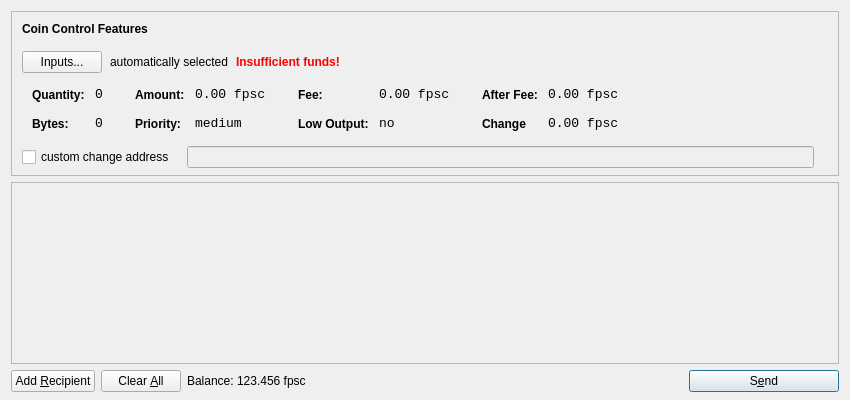
<?xml version="1.0" encoding="UTF-8"?>
<ui version="4.0">
 <class>SendCoinsDialog</class>
 <widget class="QDialog" name="SendCoinsDialog">
  <property name="geometry">
   <rect>
    <x>0</x>
    <y>0</y>
    <width>850</width>
    <height>400</height>
   </rect>
  </property>
  <property name="windowTitle">
   <string>Send Coins</string>
  </property>
  <layout class="QVBoxLayout" name="verticalLayout" stretch="0,1,0">
   <property name="bottomMargin">
    <number>8</number>
   </property>
   <item>
    <widget class="QFrame" name="frameCoinControl">
     <property name="sizePolicy">
      <sizepolicy hsizetype="Expanding" vsizetype="Expanding">
       <horstretch>0</horstretch>
       <verstretch>0</verstretch>
      </sizepolicy>
     </property>
     <property name="maximumSize">
      <size>
       <width>16777215</width>
       <height>16777215</height>
      </size>
     </property>
     <property name="frameShape">
      <enum>QFrame::StyledPanel</enum>
     </property>
     <property name="frameShadow">
      <enum>QFrame::Sunken</enum>
     </property>
     <layout class="QVBoxLayout" name="verticalLayoutCoinControl2">
      <property name="spacing">
       <number>-1</number>
      </property>
      <property name="leftMargin">
       <number>0</number>
      </property>
      <property name="topMargin">
       <number>0</number>
      </property>
      <property name="rightMargin">
       <number>0</number>
      </property>
      <property name="bottomMargin">
       <number>6</number>
      </property>
      <item>
       <layout class="QVBoxLayout" name="verticalLayoutCoinControl" stretch="0,0,0,0,1">
        <property name="spacing">
         <number>0</number>
        </property>
        <property name="leftMargin">
         <number>10</number>
        </property>
        <property name="topMargin">
         <number>10</number>
        </property>
        <item>
         <layout class="QHBoxLayout" name="horizontalLayoutCoinControl1">
          <property name="bottomMargin">
           <number>15</number>
          </property>
          <item>
           <widget class="QLabel" name="labelCoinControlFeatures">
            <property name="sizePolicy">
             <sizepolicy hsizetype="Preferred" vsizetype="Maximum">
              <horstretch>0</horstretch>
              <verstretch>0</verstretch>
             </sizepolicy>
            </property>
            <property name="font">
             <font>
              <weight>75</weight>
              <bold>true</bold>
             </font>
            </property>
            <property name="styleSheet">
             <string notr="true">font-weight:bold;</string>
            </property>
            <property name="text">
             <string>Coin Control Features</string>
            </property>
           </widget>
          </item>
         </layout>
        </item>
        <item>
         <layout class="QHBoxLayout" name="horizontalLayoutCoinControl2" stretch="0,0,0,0">
          <property name="spacing">
           <number>8</number>
          </property>
          <property name="bottomMargin">
           <number>10</number>
          </property>
          <item>
           <widget class="QPushButton" name="pushButtonCoinControl">
            <property name="styleSheet">
             <string notr="true"/>
            </property>
            <property name="text">
             <string>Inputs...</string>
            </property>
           </widget>
          </item>
          <item>
           <widget class="QLabel" name="labelCoinControlAutomaticallySelected">
            <property name="text">
             <string>automatically selected</string>
            </property>
            <property name="margin">
             <number>5</number>
            </property>
           </widget>
          </item>
          <item>
           <widget class="QLabel" name="labelCoinControlInsuffFunds">
            <property name="font">
             <font>
              <weight>75</weight>
              <bold>true</bold>
             </font>
            </property>
            <property name="styleSheet">
             <string notr="true">color:red;font-weight:bold;</string>
            </property>
            <property name="text">
             <string>Insufficient funds!</string>
            </property>
            <property name="margin">
             <number>5</number>
            </property>
           </widget>
          </item>
          <item>
           <spacer name="horizontalSpacerCoinControl">
            <property name="orientation">
             <enum>Qt::Horizontal</enum>
            </property>
            <property name="sizeHint" stdset="0">
             <size>
              <width>40</width>
              <height>1</height>
             </size>
            </property>
           </spacer>
          </item>
         </layout>
        </item>
        <item>
         <widget class="QWidget" name="widgetCoinControl" native="true">
          <property name="sizePolicy">
           <sizepolicy hsizetype="Preferred" vsizetype="Preferred">
            <horstretch>0</horstretch>
            <verstretch>0</verstretch>
           </sizepolicy>
          </property>
          <property name="minimumSize">
           <size>
            <width>0</width>
            <height>0</height>
           </size>
          </property>
          <property name="styleSheet">
           <string notr="true"/>
          </property>
          <layout class="QHBoxLayout" name="horizontalLayoutCoinControl5">
           <property name="margin">
            <number>0</number>
           </property>
           <item>
            <layout class="QHBoxLayout" name="horizontalLayoutCoinControl3" stretch="0,0,0,1">
             <property name="spacing">
              <number>20</number>
             </property>
             <property name="topMargin">
              <number>0</number>
             </property>
             <property name="bottomMargin">
              <number>10</number>
             </property>
             <item>
              <layout class="QFormLayout" name="formLayoutCoinControl1">
               <property name="horizontalSpacing">
                <number>10</number>
               </property>
               <property name="verticalSpacing">
                <number>14</number>
               </property>
               <property name="leftMargin">
                <number>10</number>
               </property>
               <property name="topMargin">
                <number>4</number>
               </property>
               <property name="rightMargin">
                <number>6</number>
               </property>
               <item row="0" column="0">
                <widget class="QLabel" name="labelCoinControlQuantityText">
                 <property name="styleSheet">
                  <string notr="true">font-weight:bold;</string>
                 </property>
                 <property name="text">
                  <string>Quantity:</string>
                 </property>
                 <property name="margin">
                  <number>0</number>
                 </property>
                </widget>
               </item>
               <item row="0" column="1">
                <widget class="QLabel" name="labelCoinControlQuantity">
                 <property name="font">
                  <font>
                   <family>Monospace</family>
                   <pointsize>10</pointsize>
                  </font>
                 </property>
                 <property name="cursor">
                  <cursorShape>IBeamCursor</cursorShape>
                 </property>
                 <property name="contextMenuPolicy">
                  <enum>Qt::ActionsContextMenu</enum>
                 </property>
                 <property name="text">
                  <string>0</string>
                 </property>
                 <property name="margin">
                  <number>0</number>
                 </property>
                 <property name="textInteractionFlags">
                  <set>Qt::LinksAccessibleByMouse|Qt::TextSelectableByKeyboard|Qt::TextSelectableByMouse</set>
                 </property>
                </widget>
               </item>
               <item row="1" column="0">
                <widget class="QLabel" name="labelCoinControlBytesText">
                 <property name="styleSheet">
                  <string notr="true">font-weight:bold;</string>
                 </property>
                 <property name="text">
                  <string>Bytes:</string>
                 </property>
                </widget>
               </item>
               <item row="1" column="1">
                <widget class="QLabel" name="labelCoinControlBytes">
                 <property name="font">
                  <font>
                   <family>Monospace</family>
                   <pointsize>10</pointsize>
                  </font>
                 </property>
                 <property name="cursor">
                  <cursorShape>IBeamCursor</cursorShape>
                 </property>
                 <property name="contextMenuPolicy">
                  <enum>Qt::ActionsContextMenu</enum>
                 </property>
                 <property name="text">
                  <string>0</string>
                 </property>
                 <property name="textInteractionFlags">
                  <set>Qt::LinksAccessibleByMouse|Qt::TextSelectableByKeyboard|Qt::TextSelectableByMouse</set>
                 </property>
                </widget>
               </item>
              </layout>
             </item>
             <item>
              <layout class="QFormLayout" name="formLayoutCoinControl2">
               <property name="horizontalSpacing">
                <number>10</number>
               </property>
               <property name="verticalSpacing">
                <number>14</number>
               </property>
               <property name="leftMargin">
                <number>6</number>
               </property>
               <property name="topMargin">
                <number>4</number>
               </property>
               <property name="rightMargin">
                <number>6</number>
               </property>
               <item row="0" column="0">
                <widget class="QLabel" name="labelCoinControlAmountText">
                 <property name="styleSheet">
                  <string notr="true">font-weight:bold;</string>
                 </property>
                 <property name="text">
                  <string>Amount:</string>
                 </property>
                 <property name="margin">
                  <number>0</number>
                 </property>
                </widget>
               </item>
               <item row="0" column="1">
                <widget class="QLabel" name="labelCoinControlAmount">
                 <property name="font">
                  <font>
                   <family>Monospace</family>
                   <pointsize>10</pointsize>
                  </font>
                 </property>
                 <property name="cursor">
                  <cursorShape>IBeamCursor</cursorShape>
                 </property>
                 <property name="contextMenuPolicy">
                  <enum>Qt::ActionsContextMenu</enum>
                 </property>
                 <property name="text">
                  <string notr="true">0.00 fpsc</string>
                 </property>
                 <property name="textInteractionFlags">
                  <set>Qt::LinksAccessibleByMouse|Qt::TextSelectableByKeyboard|Qt::TextSelectableByMouse</set>
                 </property>
                </widget>
               </item>
               <item row="1" column="0">
                <widget class="QLabel" name="labelCoinControlPriorityText">
                 <property name="styleSheet">
                  <string notr="true">font-weight:bold;</string>
                 </property>
                 <property name="text">
                  <string>Priority:</string>
                 </property>
                </widget>
               </item>
               <item row="1" column="1">
                <widget class="QLabel" name="labelCoinControlPriority">
                 <property name="font">
                  <font>
                   <family>Monospace</family>
                   <pointsize>10</pointsize>
                  </font>
                 </property>
                 <property name="cursor">
                  <cursorShape>IBeamCursor</cursorShape>
                 </property>
                 <property name="contextMenuPolicy">
                  <enum>Qt::ActionsContextMenu</enum>
                 </property>
                 <property name="text">
                  <string>medium</string>
                 </property>
                 <property name="textInteractionFlags">
                  <set>Qt::LinksAccessibleByMouse|Qt::TextSelectableByKeyboard|Qt::TextSelectableByMouse</set>
                 </property>
                </widget>
               </item>
              </layout>
             </item>
             <item>
              <layout class="QFormLayout" name="formLayoutCoinControl3">
               <property name="horizontalSpacing">
                <number>10</number>
               </property>
               <property name="verticalSpacing">
                <number>14</number>
               </property>
               <property name="leftMargin">
                <number>6</number>
               </property>
               <property name="topMargin">
                <number>4</number>
               </property>
               <property name="rightMargin">
                <number>6</number>
               </property>
               <item row="0" column="0">
                <widget class="QLabel" name="labelCoinControlFeeText">
                 <property name="styleSheet">
                  <string notr="true">font-weight:bold;</string>
                 </property>
                 <property name="text">
                  <string>Fee:</string>
                 </property>
                 <property name="margin">
                  <number>0</number>
                 </property>
                </widget>
               </item>
               <item row="0" column="1">
                <widget class="QLabel" name="labelCoinControlFee">
                 <property name="font">
                  <font>
                   <family>Monospace</family>
                   <pointsize>10</pointsize>
                  </font>
                 </property>
                 <property name="cursor">
                  <cursorShape>IBeamCursor</cursorShape>
                 </property>
                 <property name="contextMenuPolicy">
                  <enum>Qt::ActionsContextMenu</enum>
                 </property>
                 <property name="text">
                  <string notr="true">0.00 fpsc</string>
                 </property>
                 <property name="textInteractionFlags">
                  <set>Qt::LinksAccessibleByMouse|Qt::TextSelectableByKeyboard|Qt::TextSelectableByMouse</set>
                 </property>
                </widget>
               </item>
               <item row="1" column="0">
                <widget class="QLabel" name="labelCoinControlLowOutputText">
                 <property name="styleSheet">
                  <string notr="true">font-weight:bold;</string>
                 </property>
                 <property name="text">
                  <string>Low Output:</string>
                 </property>
                </widget>
               </item>
               <item row="1" column="1">
                <widget class="QLabel" name="labelCoinControlLowOutput">
                 <property name="font">
                  <font>
                   <family>Monospace</family>
                   <pointsize>10</pointsize>
                  </font>
                 </property>
                 <property name="cursor">
                  <cursorShape>IBeamCursor</cursorShape>
                 </property>
                 <property name="contextMenuPolicy">
                  <enum>Qt::ActionsContextMenu</enum>
                 </property>
                 <property name="text">
                  <string>no</string>
                 </property>
                 <property name="textInteractionFlags">
                  <set>Qt::LinksAccessibleByMouse|Qt::TextSelectableByKeyboard|Qt::TextSelectableByMouse</set>
                 </property>
                </widget>
               </item>
              </layout>
             </item>
             <item>
              <layout class="QFormLayout" name="formLayoutCoinControl4">
               <property name="horizontalSpacing">
                <number>10</number>
               </property>
               <property name="verticalSpacing">
                <number>14</number>
               </property>
               <property name="leftMargin">
                <number>6</number>
               </property>
               <property name="topMargin">
                <number>4</number>
               </property>
               <property name="rightMargin">
                <number>6</number>
               </property>
               <item row="0" column="0">
                <widget class="QLabel" name="labelCoinControlAfterFeeText">
                 <property name="styleSheet">
                  <string notr="true">font-weight:bold;</string>
                 </property>
                 <property name="text">
                  <string>After Fee:</string>
                 </property>
                 <property name="margin">
                  <number>0</number>
                 </property>
                </widget>
               </item>
               <item row="0" column="1">
                <widget class="QLabel" name="labelCoinControlAfterFee">
                 <property name="font">
                  <font>
                   <family>Monospace</family>
                   <pointsize>10</pointsize>
                  </font>
                 </property>
                 <property name="cursor">
                  <cursorShape>IBeamCursor</cursorShape>
                 </property>
                 <property name="contextMenuPolicy">
                  <enum>Qt::ActionsContextMenu</enum>
                 </property>
                 <property name="text">
                  <string notr="true">0.00 fpsc</string>
                 </property>
                 <property name="textInteractionFlags">
                  <set>Qt::LinksAccessibleByMouse|Qt::TextSelectableByKeyboard|Qt::TextSelectableByMouse</set>
                 </property>
                </widget>
               </item>
               <item row="1" column="0">
                <widget class="QLabel" name="labelCoinControlChangeText">
                 <property name="styleSheet">
                  <string notr="true">font-weight:bold;</string>
                 </property>
                 <property name="text">
                  <string>Change</string>
                 </property>
                </widget>
               </item>
               <item row="1" column="1">
                <widget class="QLabel" name="labelCoinControlChange">
                 <property name="font">
                  <font>
                   <family>Monospace</family>
                   <pointsize>10</pointsize>
                  </font>
                 </property>
                 <property name="cursor">
                  <cursorShape>IBeamCursor</cursorShape>
                 </property>
                 <property name="contextMenuPolicy">
                  <enum>Qt::ActionsContextMenu</enum>
                 </property>
                 <property name="text">
                  <string notr="true">0.00 fpsc</string>
                 </property>
                 <property name="textInteractionFlags">
                  <set>Qt::LinksAccessibleByMouse|Qt::TextSelectableByKeyboard|Qt::TextSelectableByMouse</set>
                 </property>
                </widget>
               </item>
              </layout>
             </item>
            </layout>
           </item>
          </layout>
         </widget>
        </item>
        <item>
         <layout class="QHBoxLayout" name="horizontalLayoutCoinControl4" stretch="0,0,0">
          <property name="spacing">
           <number>12</number>
          </property>
          <property name="sizeConstraint">
           <enum>QLayout::SetDefaultConstraint</enum>
          </property>
          <property name="topMargin">
           <number>5</number>
          </property>
          <property name="rightMargin">
           <number>5</number>
          </property>
          <item>
           <widget class="QCheckBox" name="checkBoxCoinControlChange">
            <property name="text">
             <string>custom change address</string>
            </property>
           </widget>
          </item>
          <item>
           <widget class="QLineEdit" name="lineEditCoinControlChange">
            <property name="enabled">
             <bool>false</bool>
            </property>
            <property name="sizePolicy">
             <sizepolicy hsizetype="Expanding" vsizetype="Fixed">
              <horstretch>0</horstretch>
              <verstretch>0</verstretch>
             </sizepolicy>
            </property>
           </widget>
          </item>
          <item>
           <widget class="QLabel" name="labelCoinControlChangeLabel">
            <property name="sizePolicy">
             <sizepolicy hsizetype="Preferred" vsizetype="Expanding">
              <horstretch>0</horstretch>
              <verstretch>0</verstretch>
             </sizepolicy>
            </property>
            <property name="minimumSize">
             <size>
              <width>0</width>
              <height>0</height>
             </size>
            </property>
            <property name="text">
             <string/>
            </property>
            <property name="margin">
             <number>3</number>
            </property>
           </widget>
          </item>
         </layout>
        </item>
        <item>
         <spacer name="verticalSpacerCoinControl">
          <property name="orientation">
           <enum>Qt::Vertical</enum>
          </property>
          <property name="sizeHint" stdset="0">
           <size>
            <width>800</width>
            <height>1</height>
           </size>
          </property>
         </spacer>
        </item>
       </layout>
      </item>
     </layout>
    </widget>
   </item>
   <item>
    <widget class="QScrollArea" name="scrollArea">
     <property name="widgetResizable">
      <bool>true</bool>
     </property>
     <widget class="QWidget" name="scrollAreaWidgetContents">
      <property name="geometry">
       <rect>
        <x>0</x>
        <y>0</y>
        <width>830</width>
        <height>165</height>
       </rect>
      </property>
      <layout class="QVBoxLayout" name="verticalLayout_2">
       <property name="margin">
        <number>0</number>
       </property>
       <item>
        <layout class="QVBoxLayout" name="entries">
         <property name="spacing">
          <number>6</number>
         </property>
        </layout>
       </item>
       <item>
        <spacer name="verticalSpacer">
         <property name="orientation">
          <enum>Qt::Vertical</enum>
         </property>
         <property name="sizeHint" stdset="0">
          <size>
           <width>20</width>
           <height>40</height>
          </size>
         </property>
        </spacer>
       </item>
      </layout>
     </widget>
    </widget>
   </item>
   <item>
    <layout class="QHBoxLayout" name="horizontalLayout">
     <item>
      <widget class="QPushButton" name="addButton">
       <property name="toolTip">
        <string>Send to multiple recipients at once</string>
       </property>
       <property name="text">
        <string>Add &amp;Recipient</string>
       </property>
       <property name="autoDefault">
        <bool>false</bool>
       </property>
      </widget>
     </item>
     <item>
      <widget class="QPushButton" name="clearButton">
       <property name="sizePolicy">
        <sizepolicy hsizetype="Minimum" vsizetype="Fixed">
         <horstretch>0</horstretch>
         <verstretch>0</verstretch>
        </sizepolicy>
       </property>
       <property name="toolTip">
        <string>Remove all transaction fields</string>
       </property>
       <property name="text">
        <string>Clear &amp;All</string>
       </property>
       <property name="autoRepeatDelay">
        <number>300</number>
       </property>
       <property name="autoDefault">
        <bool>false</bool>
       </property>
      </widget>
     </item>
     <item>
      <layout class="QHBoxLayout" name="horizontalLayout_2">
       <property name="spacing">
        <number>3</number>
       </property>
       <item>
        <widget class="QLabel" name="label">
         <property name="sizePolicy">
          <sizepolicy hsizetype="Preferred" vsizetype="Fixed">
           <horstretch>0</horstretch>
           <verstretch>0</verstretch>
          </sizepolicy>
         </property>
         <property name="text">
          <string>Balance:</string>
         </property>
        </widget>
       </item>
       <item>
        <widget class="QLabel" name="labelBalance">
         <property name="sizePolicy">
          <sizepolicy hsizetype="Preferred" vsizetype="Fixed">
           <horstretch>0</horstretch>
           <verstretch>0</verstretch>
          </sizepolicy>
         </property>
         <property name="cursor">
          <cursorShape>IBeamCursor</cursorShape>
         </property>
         <property name="text">
          <string notr="true">123.456 fpsc</string>
         </property>
         <property name="textInteractionFlags">
          <set>Qt::LinksAccessibleByMouse|Qt::TextSelectableByKeyboard|Qt::TextSelectableByMouse</set>
         </property>
        </widget>
       </item>
      </layout>
     </item>
     <item>
      <spacer name="horizontalSpacer">
       <property name="orientation">
        <enum>Qt::Horizontal</enum>
       </property>
       <property name="sizeHint" stdset="0">
        <size>
         <width>40</width>
         <height>20</height>
        </size>
       </property>
      </spacer>
     </item>
     <item>
      <widget class="QPushButton" name="sendButton">
       <property name="minimumSize">
        <size>
         <width>150</width>
         <height>0</height>
        </size>
       </property>
       <property name="toolTip">
        <string>Confirm the send action</string>
       </property>
       <property name="text">
        <string>S&amp;end</string>
       </property>
       <property name="icon">
        <iconset resource="../bitcoin.qrc">
         <normaloff>:/icons/send</normaloff>:/icons/send</iconset>
       </property>
       <property name="default">
        <bool>true</bool>
       </property>
      </widget>
     </item>
    </layout>
   </item>
  </layout>
 </widget>
 <resources>
  <include location="../bitcoin.qrc"/>
 </resources>
 <connections/>
</ui>
